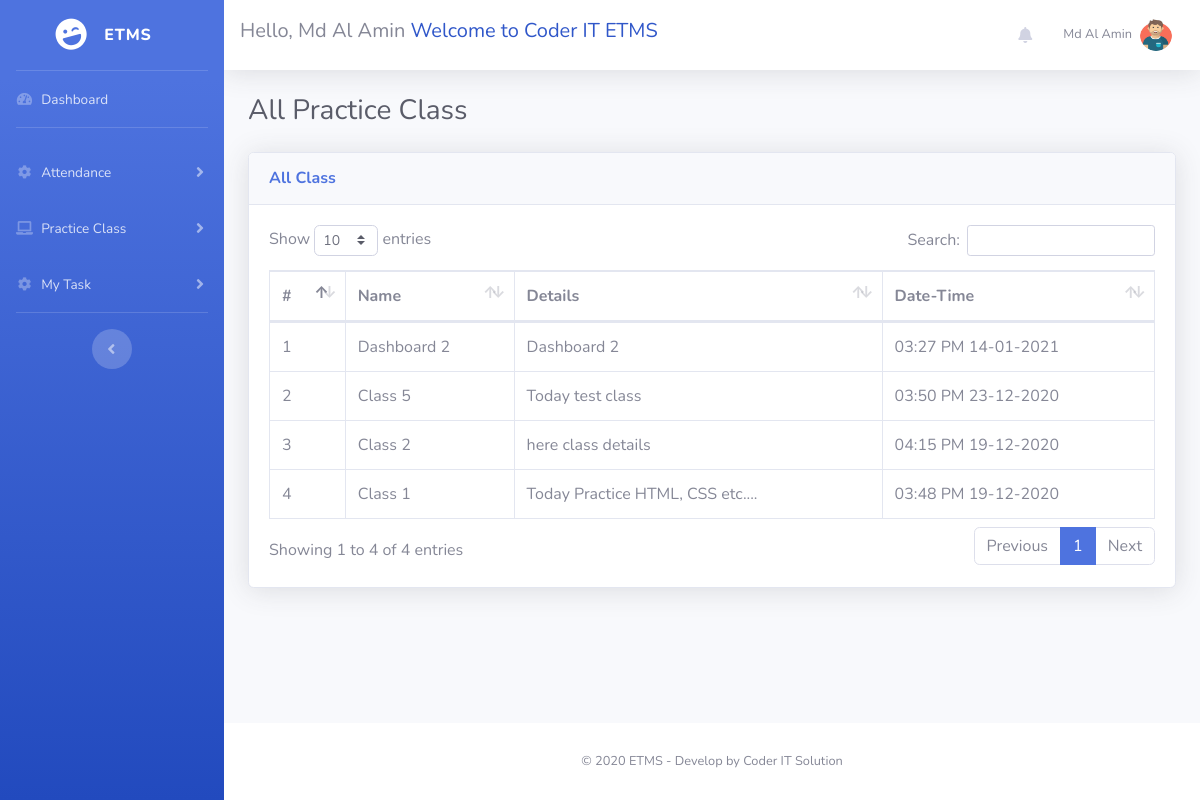
Page /ClassAll.php (signed in) on the committed database.
### tables this page shows
CREATE TABLE `em_users` (
  `u_id` int(11) NOT NULL,
  `first_name` varchar(255) NOT NULL,
  `last_name` varchar(255) NOT NULL,
  `email` varchar(255) NOT NULL,
  `mobile` varchar(255) NOT NULL,
  `birthday` date NOT NULL,
  `blood_group` varchar(100) NOT NULL,
  `father_name` varchar(255) NOT NULL,
  `mother_name` varchar(255) NOT NULL,
  `f_or_m_mobile` varchar(100) NOT NULL,
  `edu` varchar(100) DEFAULT NULL,
  `address` varchar(255) DEFAULT NULL,
  `password` varchar(255) NOT NULL,
  `register_date` datetime NOT NULL,
  `email_verify` int(100) NOT NULL DEFAULT 0,
  `email_verify_code` varchar(100) DEFAULT NULL,
  `mobile_verify` int(11) NOT NULL DEFAULT 0,
  `mobile_verify_code` varchar(100) DEFAULT NULL,
  `photo` varchar(255) DEFAULT NULL,
  `reset_code` int(11) DEFAULT NULL
);

CREATE TABLE `em_class` (
  `c_id` int(11) NOT NULL,
  `user_id` varchar(100) NOT NULL,
  `class_name` varchar(255) NOT NULL,
  `class_details` text NOT NULL,
  `date_time` datetime NOT NULL
);

### functions.php (called while the page is built, shortened)
<?php
require_once('config.php');
function em_user($id,$col){
	global $pdo;
    $stm=$pdo->prepare("SELECT $col FROM em_users WHERE u_id=?");
    $stm->execute(array($id));
   	$result=$stm->fetchAll(PDO::FETCH_ASSOC);
    return $result[0]["$col"];
}
 ?>

### ClassAll.php (the view)
<?php require_once('header.php');
if(isset($_COOKIE['rememberUser'])){
    $user_id = $_COOKIE['rememberUser'];
}else{
    $user_id = $_SESSION['em_user'][0]['u_id'];
}
?>
<h1 class="h3 mb-4 text-gray-800">All Practice Class</h1>
<div class="card shadow mb-4">
    <div class="card-header py-3">
        <h6 class="m-0 font-weight-bold text-primary">All Class</h6>
    </div>
    <div class="card-body">
        <div class="table-responsive">
            <table class="table table-bordered" id="dataTable" width="100%" cellspacing="0">
                <thead>
                    <tr>
                        <th>#</th>
                        <th>Name</th>
                        <th>Details</th>
                        <th>Date-Time</th>
                    </tr>
                </thead>
                <tbody>
                  <?php
                  $stm=$pdo->prepare("SELECT * FROM em_class WHERE user_id=? ORDER BY c_id DESC");
                  $stm->execute(array($user_id));
                  $result = $stm->fetchAll(PDO::FETCH_ASSOC);
                  $a=1;
                  foreach ($result as $row) :
                  ?>
                  <tr>
                    <td><?php echo $a;$a++; ?></td>
                    <td><?php echo $row['class_name']; ?></td>
                    <td><?php echo $row['class_details'];?></td>
                    <td><?php echo date('h:i A d-m-Y',strtotime($row['date_time'])) ?></td>
                  </tr>
                <?php endforeach; ?>
                </tbody>
            </table>
        </div>
    </div>
</div>
<?php require_once('footer.php'); ?>

### header.php (shortened to what this page needs)
<?php
require_once('config.php');
require_once('functions.php');
if(isset($_COOKIE['rememberUser'])){
    $user_id = $_COOKIE['rememberUser'];
}else{
    $user_id = $_SESSION['em_user'][0]['u_id'];
}
 ?>
<!DOCTYPE html>
<html lang="en">
<head>
     <link href="assets/vendor/datatables/dataTables.bootstrap4.min.css" rel="stylesheet">
    <link href="assets/vendor/fontawesome-free/css/all.min.css" rel="stylesheet" type="text/css">
      <link rel="stylesheet" href="admin/assets/bundles/summernote/summernote-bs4.css">
    <link href="assets/css/sb-admin-2.min.css" rel="stylesheet">
    <link href="https://cdnjs.cloudflare.com/ajax/libs/jquery-ui-timepicker-addon/1.6.3/jquery-ui-timepicker-addon.min.css" rel="stylesheet">
    <link rel="stylesheet" href="//code.jquery.com/ui/1.12.1/themes/base/jquery-ui.css">
    <link href="assets/css/custom.css" rel="stylesheet">
</head>
<body id="page-top">
    <div id="wrapper">
        <ul class="navbar-nav bg-gradient-primary sidebar sidebar-dark accordion" id="accordionSidebar">
            <a class="sidebar-brand d-flex align-items-center justify-content-center" href="index.php">
                <div class="sidebar-brand-icon rotate-n-15">
                    <i class="fas fa-laugh-wink"></i>
                </div>
                <div class="sidebar-brand-text mx-3">ETMS</div>
            </a>
            <hr class="sidebar-divider my-0">
            <li class="nav-item">
                <a class="nav-link" href="index.php">
                    <i class="fas fa-fw fa-tachometer-alt"></i>
                    <span>Dashboard</span></a>
            </li>
            <hr class="sidebar-divider">
            <li class="nav-item">
                <a class="nav-link collapsed" href="#" data-toggle="collapse" data-target="#collapseTwo"
                    aria-expanded="true" aria-controls="collapseTwo">
                    <i class="fas fa-fw fa-cog"></i>
                    <span>Attendance</span>
                </a>
            </li>
            <li class="nav-item">
                <a class="nav-link collapsed" href="#" data-toggle="collapse" data-target="#collapse3"
                    aria-expanded="true" aria-controls="collapse3">
                    <i class="fas fa-fw fa-laptop"></i>
                    <span>Practice Class</span>
                </a>
            </li>
            <li class="nav-item">
                <a class="nav-link collapsed" href="#" data-toggle="collapse" data-target="#collapse4"
                    aria-expanded="true" aria-controls="collapse4">
                    <i class="fas fa-fw fa-cog"></i>
                    <span>My Task</span>
                </a>
            </li>
            <hr class="sidebar-divider">
            <div class="text-center d-none d-md-inline">
                <button class="rounded-circle border-0" id="sidebarToggle"></button>
            </div>
        </ul>
        <div id="content-wrapper" class="d-flex flex-column">
            <div id="content">
                <nav class="navbar navbar-expand navbar-light bg-white topbar mb-4 static-top shadow">
                    <h5>Hello, <?php echo em_user($user_id,'first_name')." ".em_user($user_id,'last_name') ?> <span style="color:#3057C9">Welcome to Coder IT ETMS</span></h5>
                    <ul class="navbar-nav ml-auto">
                        <li class="nav-item dropdown no-arrow mx-1">
                            <a class="nav-link dropdown-toggle" href="#" id="alertsDropdown" role="button"
                                data-toggle="dropdown" aria-haspopup="true" aria-expanded="false">
                                <i class="fas fa-bell fa-fw"></i>
                            </a>
                        </li>
                        <li class="nav-item dropdown no-arrow">
                            <a class="nav-link dropdown-toggle" href="#" id="userDropdown" role="button"
                                data-toggle="dropdown" aria-haspopup="true" aria-expanded="false">
                            <span class="mr-2 d-none d-lg-inline text-gray-600 small">
                                <?php
                                 echo em_user($user_id,'first_name')." ".em_user($user_id,'last_name');
                                ?>
                            </span>
                                <img class="img-profile rounded-circle"
                                    src="
                                    <?php
                                    $photo = em_user($user_id,'photo');
                                    if($photo == null){
                                        echo "assets/img/undraw_profile.svg";
                                    }else{
                                        echo "profilephotos/".$photo;
                                    }
                                     ?>
                                    ">
                            </a>
                        </li>
                    </ul>
                </nav>
                <div class="container-fluid">

### rows in the picture
em_users: first_name "Md Al", last_name "Amin", photo (picture)
em_class: class_name "Dashboard 2", class_details "Dashboard 2", date_time "03:27 PM 14-01-2021"
em_class: class_name "Class 5", class_details "Today test class", date_time "03:50 PM 23-12-2020"
em_class: class_name "Class 2", class_details "here class details", date_time "04:15 PM 19-12-2020"
em_class: class_name "Class 1", class_details "Today Practice HTML, CSS etc....", date_time "03:48 PM 19-12-2020"
